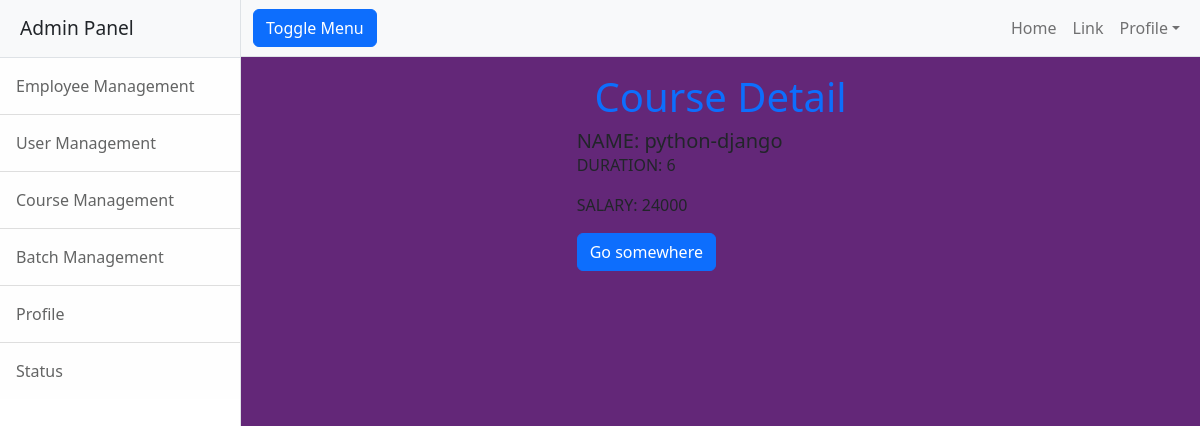
/courses/1, run on the app's committed database.
### emp/models.py (models this page shows, shortened)
class Courses(models.Model):
    course_name=models.CharField(max_length=100,unique=True)
    duration=models.CharField(max_length=100)
    fees=models.PositiveIntegerField()
    is_active=models.BooleanField(default=True)

### emp/views.py (the view)
# urls.py: path('courses/<int:pk>',views.CourseDetailView.as_view(),name="course_detail"),
class CourseDetailView(DetailView):
    model=Courses
    template_name='course_detail.html'
    context_object_name="courses"

### emp/templates/course_detail.html (shortened to what this page needs)
{%extends 'base.html'%}
{%block body%}
<h1 class="text-center text-primary mt-3">Course Detail</h1>
   <div class="container">
    <div class="row">
        <div class="col-4"></div>
        <div class="col-4">
                <div class="card-body">
                  <h5 class="card-title">NAME: {{courses.course_name}}</h5>
                  <p class="card-text">DURATION: {{courses.duration}}</p>
                  <p class="card-text">SALARY: {{courses.fees}}</p>
                  <a href="#" class="btn btn-primary">Go somewhere</a>
                </div>
    </div>
   </div>
   {%endblock%}

### data on the page
Courses: course_name "python-django", duration "6", fees "24000"
